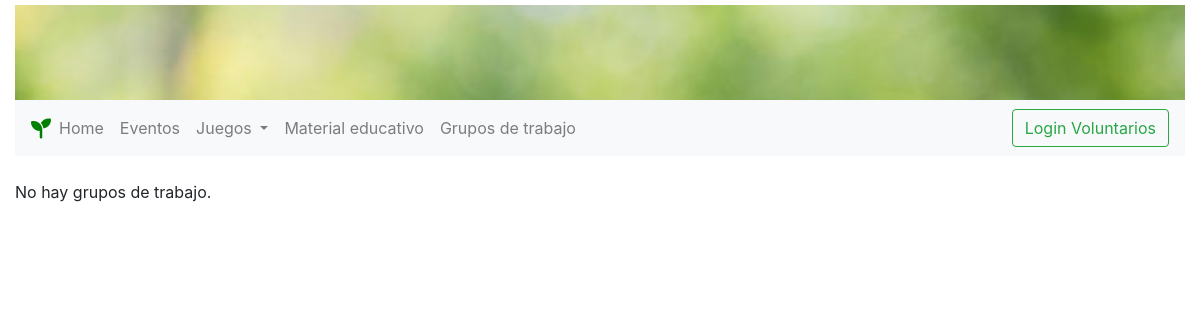
The page /workgroups/ on the database as committed earlier.
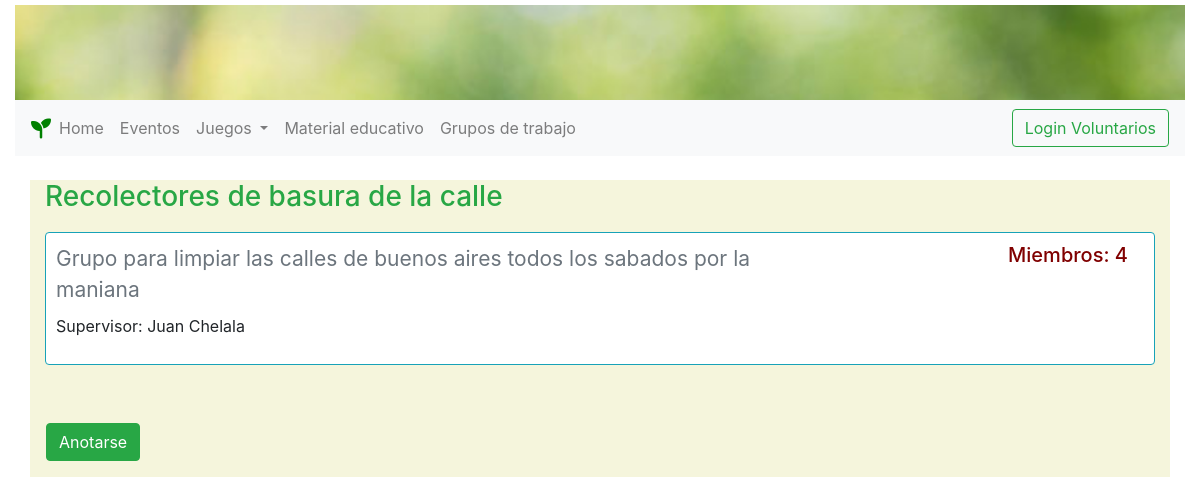
The same page on the database as committed later.
### workgroups/models.py (models this page shows, shortened)
class Workgroup(models.Model):
    name = models.CharField(max_length=100)
    topic = models.CharField(max_length=200, default='workgroup topic')
    supervisor = models.CharField(max_length=50, default='workgroup supervisor')
    number_of_participants = models.IntegerField(default=0)

### workgroups/views.py (the view)
# urls.py: path('', views.index, name='index'),
def index(request):
    workgroups = Workgroup.objects.all()
    context = {'workgroups': workgroups}
    return render(request, 'workgroups/index.html', context=context)

### workgroups/templates/workgroups/index.html
{% extends "base.html" %}
{% load static %}
{% block content %}
  {% if not workgroups %}
    <p>No hay grupos de trabajo.</p>
  {% else %}
    <div class="container" style="background: beige">
    {% for workgroup in workgroups %}
      <div>
        <div class="row" id="workgroup-container">
          <div class="col-12">
            <div class="row col-md-12">
              <h3 class="text-success">{{ workgroup.name }}</h3>
            </div>
            <div class="border border-info rounded col-12" style="margin-bottom:10px; margin-top:10px; padding:10px; background:white;">
              <div class="row">
                <div class="col-md-9 col-md-12">
                  <div class="row pr-3">
                    <div class="col-8">
                      <label class="text-secondary" style="font-size:21px; color:maroon">{{workgroup.topic}}</label>
                    </div>
                    <div class="col-4 text-right" style="color:maroon">
                      <h5>Miembros: {{workgroup.number_of_participants}}</h5>
                    </div>
                </div>
                <div class="row col-12 text-justify d-none d-md-block">
                  <p>Supervisor: {{workgroup.supervisor}}</p>
                </div>
              </div>
                </div>
          </div>
          <div class="p-4"></div>
         </div>
        </div>
      </div>
    {% endfor %}
    <div class="row pb-3 pl-3">
      <a href="https://forms.gle/3joUbi28zLsHzmj86" class="btn btn-success">Anotarse</a>
    </div>
    </div>
  {% endif %}
{% endblock %}

Rows that differ between the two databases and show on the page:
added Workgroup: name "Recolectores de basura de la calle", topic "Grupo para limpiar las calles de buenos aires todos los sabados por la maniana", number_of_participants "4", supervisor "Juan Chelala"
Other text that changed with them:
text no longer shown: "No hay grupos de trabajo."
text now shown: "Anotarse"
